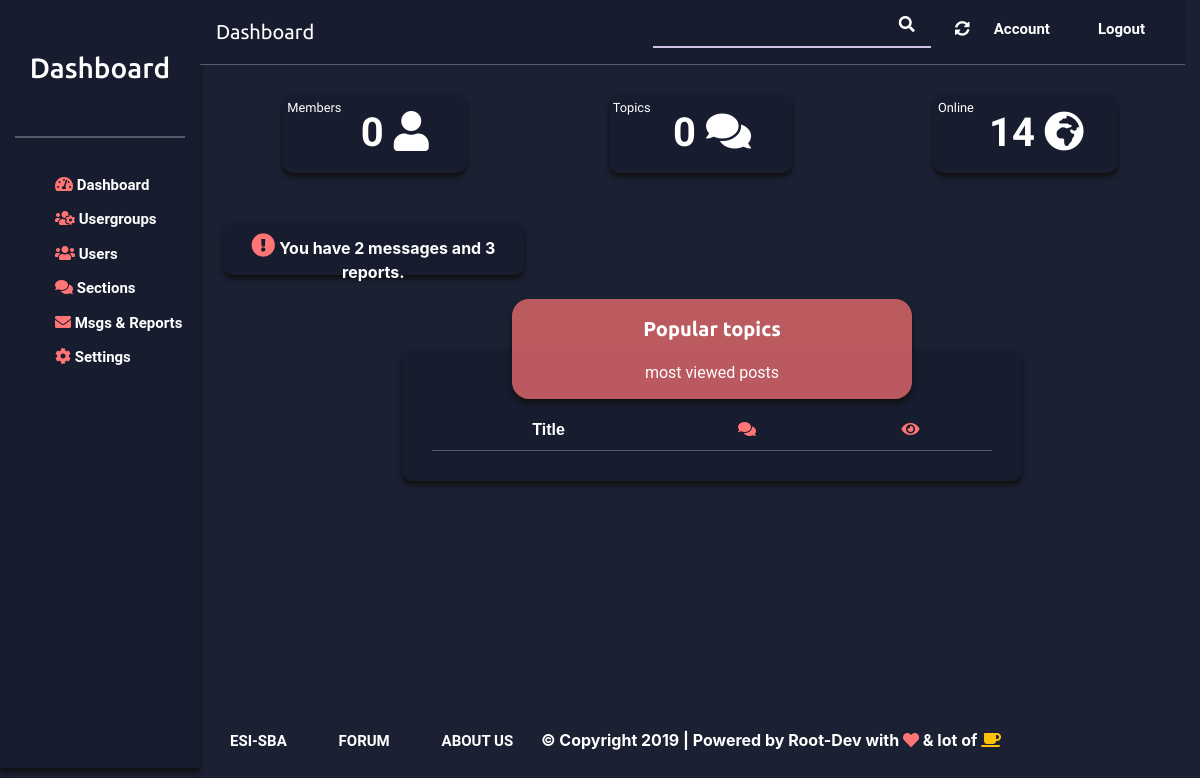
Before: /dashboard with the older database file.
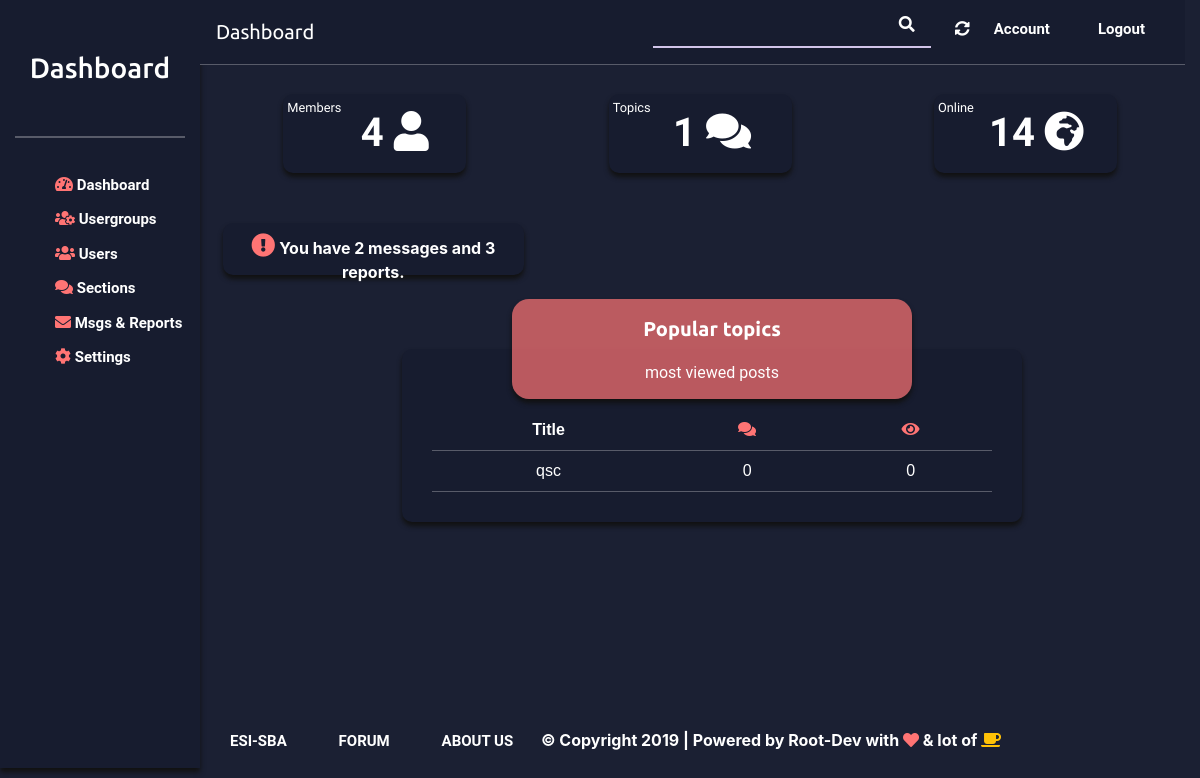
After: the same page with the newer database file.
### Main/models.py (models this page shows)
class Publication(models.Model) :
    date_de_publication = models.DateField(auto_now_add=True)
    date_de_modification= models.DateField(auto_now=True)
    section = models.CharField(max_length=30)
    content = models.TextField()
    upvote = models.IntegerField()
    titre = models.CharField(max_length=30)
    lauteur = models.ForeignKey(settings.AUTH_USER_MODEL,on_delete=models.CASCADE,related_name='publications')
    image = models.ImageField(null=True)
    tags = models.ManyToManyField(Tags, related_name='posts',default="ok")
    nb_vues =models.IntegerField(default=0)
    def __str__(self):
        return self.titre
    class Meta:
        ordering = ('-upvote',)

### Main/views.py (the view)
# urls.py: path('dashboard', views.dashboard, name='dashboard'),
def dashboard(request):
    pubs_populaie=Publication.objects.annotate(num_c_v=(Count('commentaire')+F('nb_vues'))).order_by('num_c_v')[0:3]
    nbr_user=Utilisateur.objects.all().count()-1
    nbr_topic=Publication.objects.all().count()
    return render(request, 'Main/admin/Dashboard.html', {"nbr_user":nbr_user,
                                                         "nbr_topic":nbr_topic,
                                                         "pubs_populaie":pubs_populaie
                                                        })

### Main/templates/Main/admin/Dashboard.html
{% extends "./dashboardBse.html" %}
{% block content %}
<div class="row ml-4">
                    <div class="col-4">
                            <div id="members">
                                <small class="float-left mt-1 ml-1">Members</small>
                                <div class="text-dash">
                                    {{ nbr_user }} <span class="fa fa-user"></span>
                                </div>
                            </div>
                    </div>
                    <div class="col-4">
                            <div id="total-topics">
                                <small class="float-left mt-1 ml-1">Topics</small>
                                <div class="text-dash">
                                    {{nbr_topic}} <span class="fa fa-comments"></span>
                                </div>
                            </div>
                    </div>
                    <div class="col-4">
                        <div id="online">
                            <small class="float-left mt-1 ml-1">Online</small>
                            <div class="text-dash">
                                    14 <span class="fa fa-globe-africa"></span>
                            </div>
                        </div>
                    </div>
    </div>
    <div class="row ml-2">
                    <div class="col-4">
                        <div class="admin-notif  text-center">
                            <span class="fa fa-exclamation-circle icons admin-notif-spn"></span>
                            You have 2 messages and 3 reports.
                        </div>
                    </div>
    </div>
    <div class="row ml-4 mt-4">
                    <div class="col-md-8 col-center">
                        <div class="box">
                            <p>Popular topics</p>
                            <span class="table-caption">
                                most viewed posts </span>
                        </div>
                        <div class="tab">
                            <table>
                                <tr>
                                    <th>Title</th>
                                    <th><span class="fa fa-comments icons"></th>
                                    <th><span class="fa fa-eye icons"></th>
                                </tr>
                                {% for post in pubs_populaie %}
                                <tr class="cursor" onclick="window.location.replace('#')">
                                    <td>{{post}}</td>
                                    <td>{{post.commentaires.all.count}}</td>
                                    <td>{{post.nb_vues}}</td>
                                </tr>
                                {% endfor %}
                            </table>
                        </div>
                    </div>
        </div>
{% endblock content %}

Changed rows visible on the page:
added Publication: titre "qsc", commentaires.all.count "0", nb_vues "0"
Other visible differences:
{{ nbr_user }}: "0" → "4"
{{ nbr_topic }}: "0" → "1"
